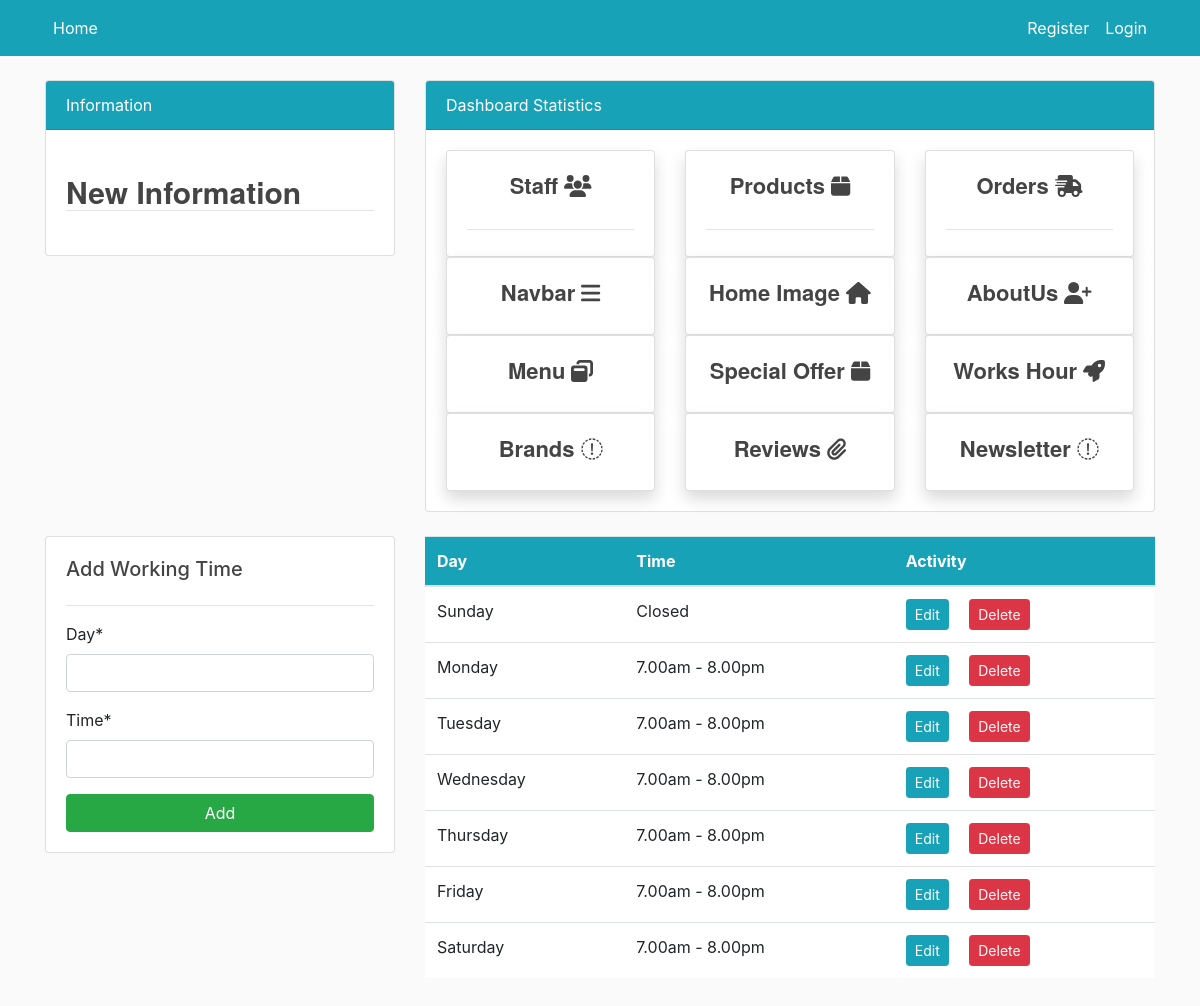
Page /work_customize/ on the committed database.
### dashboard/models.py (models this page shows, shortened)
class WorkingHoursTable(models.Model):
    day = models.CharField(max_length=9)
    time = models.CharField(max_length=16)

### dashboard/views.py (the view)
# urls.py: path('work_customize/', views.work_customize, name='dashboard-work_customize'),
def work_customize(request):
    work = WorkingHoursTable.objects.all()
    if request.method == 'POST':
        form = WorkingHoursForm(request.POST, request.FILES)
        if form.is_valid():
            obj = form.save()
            obj.save()
            messages.success(request, 'Your successfully added "Working Time" info.')
            redirect('dashboard-work_customize')
    else:
        form = WorkingHoursForm()
    context = {
        'form': form,
        'work': work,
    }
    return render(request, 'dashboard/homeview-manage/work_customize.html', context)

### dashboard/forms.py
class WorkingHoursForm(forms.ModelForm):
    class Meta:
        model = WorkingHoursTable
        fields = ['day', 'time']
        validators = [
            MaxLengthValidator(7,
                               message='A maximum of 7 instance can be added. If you want to change either delete or edit ')
        ]

### dashboard/templates/Dashboard/homeview-manage/work_customize.html (shortened to what this page needs)
{% extends 'partials/base.html' %}
{% load crispy_forms_tags %}
{% block content %}
{% include 'partials/topside.html' %}
<div class="row my-4">
    <div class="col-md-4">
        <div class="card card-body">
            <h5>Add Working Time</h5>
            <hr>
            <form method="POST" enctype="multipart/form-data">
                {{ form|crispy }}
                <input class="btn btn-success btn-block" type="submit" value="Add">
            </form>
        </div>
    </div>
    <div class="col-md-8">
        <table class="table bg-white">
            <thead class="bg-info text-white">
            <tr>
                <th scope="col">Day</th>
                <th scope="col">Time</th>
                <th scope="col">Activity</th>
            </tr>
            </thead>
            <tbody>
            {% for work in work %}
            <tr>
                <td>{{ work.day|truncatewords:5}}</td>
                <td>{{ work.time|truncatewords:5}}</td>
                <td>
                    <a class="btn btn-info btn-sm mr-2"
                       href="{% url 'dashboard-work_customize_edit' work.id %}">Edit</a>
                    <a class="btn btn-danger btn-sm ml-2"
                       href="{% url 'dashboard-work_customize_delete' work.id %}">Delete</a>
                </td>
            </tr>
            {% endfor %}
            </tbody>
        </table>
    </div>
</div>
{% endblock %}

### users/static/main/main.css (style rules this page uses)
:root { --footercolor: #003F72; --navbarcolor: #003F72; --btncolor: #003F72; --socialcolor: #003F72; --brightText: #ffffff; }
body { background: #fafafa; }
h1, h2, h3, h4, h5, h6 { color: #444444; }

### rows in the picture
WorkingHoursTable: day "Sunday", time "Closed"
WorkingHoursTable: day "Monday", time "7.00am - 8.00pm"
WorkingHoursTable: day "Tuesday", time "7.00am - 8.00pm"
WorkingHoursTable: day "Wednesday", time "7.00am - 8.00pm"
WorkingHoursTable: day "Thursday", time "7.00am - 8.00pm"
WorkingHoursTable: day "Friday", time "7.00am - 8.00pm"
WorkingHoursTable: day "Saturday", time "7.00am - 8.00pm"
